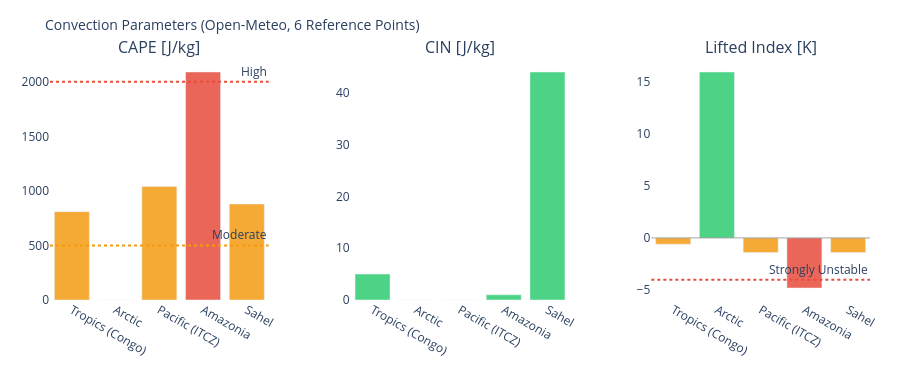

Notebook cell for this chart:
### Markdown cell above
---
## 3. Visualizations

### Code cell
# ============================================================
# CAPE / CIN / LIFTED INDEX – Convection potential
# ============================================================

if not df_atm.empty:
    fig = make_subplots(
        rows=1, cols=3,
        subplot_titles=['CAPE [J/kg]', 'CIN [J/kg]', 'Lifted Index [K]'],
        horizontal_spacing=0.1
    )
    pts = df_atm['point'].tolist()
    pt_colors = ['#E85D24','#185FA5','#888780','#378ADD','#639922','#F2A623']

    # CAPE – höher = mehr Gewitterpotential
    cape_vals = df_atm['cape'].fillna(0).tolist()
    cape_colors = ['#e74c3c' if v > 2000 else '#f39c12' if v > 500 else '#2ecc71'
                   for v in cape_vals]
    fig.add_trace(go.Bar(x=pts, y=cape_vals, marker_color=cape_colors,
                         opacity=0.85, showlegend=False), row=1, col=1)
    fig.add_hline(y=2000, line_dash='dot', line_color='#e74c3c',
                  annotation_text='High', row=1, col=1)
    fig.add_hline(y=500,  line_dash='dot', line_color='#f39c12',
                  annotation_text='Moderate', row=1, col=1)

    # CIN – negativer = stärker gedeckelt (weniger Auslöse)
    cin_vals = df_atm['cin'].fillna(0).tolist()
    cin_colors = ['#e74c3c' if v < -200 else '#f39c12' if v < -50 else '#2ecc71'
                  for v in cin_vals]
    fig.add_trace(go.Bar(x=pts, y=cin_vals, marker_color=cin_colors,
                         opacity=0.85, showlegend=False), row=1, col=2)

    # Lifted Index – negativ = instabil
    li_vals = df_atm['li'].fillna(0).tolist()
    li_colors = ['#e74c3c' if v < -4 else '#f39c12' if v < 0 else '#2ecc71'
                 for v in li_vals]
    fig.add_trace(go.Bar(x=pts, y=li_vals, marker_color=li_colors,
                         opacity=0.85, showlegend=False), row=1, col=3)
    fig.add_hline(y=0, line_color='gray', line_width=0.7, row=1, col=3)
    fig.add_hline(y=-4, line_dash='dot', line_color='#e74c3c',
                  annotation_text='Strongly Unstable', row=1, col=3)

    fig.update_layout(
        title=dict(text='Convection Parameters (Open-Meteo, 6 Reference Points)', font=dict(size=14)),
        height=380, plot_bgcolor='rgba(0,0,0,0)', paper_bgcolor='rgba(0,0,0,0)',
        margin=dict(l=50, r=30, t=60, b=80)
    )
    fig.update_xaxes(tickangle=30)
    fig.show()

### Figure 1 — Plotly figure (JSON) as saved in the notebook; plotly's stock layout.template omitted (floating-point values rounded to 4 significant figures)
{"data": [{"marker": {"color": ["#f39c12", "#2ecc71", "#f39c12", "#e74c3c", "#f39c12"]}, "opacity": 0.85, "showlegend": false, "type": "bar", "x": ["Tropics (Congo)", "Arctic", "Pacific (ITCZ)", "Amazonia", "Sahel"], "xaxis": "x", "y": [810.0, 0.0, 1040.0, 2090.0, 880.0], "yaxis": "y"}, {"marker": {"color": ["#2ecc71", "#2ecc71", "#2ecc71", "#2ecc71", "#2ecc71"]}, "opacity": 0.85, "showlegend": false, "type": "bar", "x": ["Tropics (Congo)", "Arctic", "Pacific (ITCZ)", "Amazonia", "Sahel"], "xaxis": "x2", "y": [5.0, 0.0, 0.0, 1.0, 44.0], "yaxis": "y2"}, {"marker": {"color": ["#f39c12", "#2ecc71", "#f39c12", "#e74c3c", "#f39c12"]}, "opacity": 0.85, "showlegend": false, "type": "bar", "x": ["Tropics (Congo)", "Arctic", "Pacific (ITCZ)", "Amazonia", "Sahel"], "xaxis": "x3", "y": [-0.6, 15.9, -1.4, -4.8, -1.4], "yaxis": "y3"}], "layout": {"annotations": [{"font": {"size": 16}, "showarrow": false, "text": "CAPE [J/kg]", "x": 0.1333, "xanchor": "center", "xref": "paper", "y": 1.0, "yanchor": "bottom", "yref": "paper"}, {"font": {"size": 16}, "showarrow": false, "text": "CIN [J/kg]", "x": 0.5, "xanchor": "center", "xref": "paper", "y": 1.0, "yanchor": "bottom", "yref": "paper"}, {"font": {"size": 16}, "showarrow": false, "text": "Lifted Index [K]", "x": 0.8667, "xanchor": "center", "xref": "paper", "y": 1.0, "yanchor": "bottom", "yref": "paper"}, {"showarrow": false, "text": "High", "x": 1, "xanchor": "right", "xref": "x domain", "y": 2000, "yanchor": "bottom", "yref": "y"}, {"showarrow": false, "text": "Moderate", "x": 1, "xanchor": "right", "xref": "x domain", "y": 500, "yanchor": "bottom", "yref": "y"}, {"showarrow": false, "text": "Strongly Unstable", "x": 1, "xanchor": "right", "xref": "x3 domain", "y": -4, "yanchor": "bottom", "yref": "y3"}], "height": 380, "margin": {"b": 80, "l": 50, "r": 30, "t": 60}, "paper_bgcolor": "rgba(0,0,0,0)", "plot_bgcolor": "rgba(0,0,0,0)", "shapes": [{"line": {"color": "#e74c3c", "dash": "dot"}, "type": "line", "x0": 0, "x1": 1, "xref": "x domain", "y0": 2000, "y1": 2000, "yref": "y"}, {"line": {"color": "#f39c12", "dash": "dot"}, "type": "line", "x0": 0, "x1": 1, "xref": "x domain", "y0": 500, "y1": 500, "yref": "y"}, {"line": {"color": "gray", "width": 0.7}, "type": "line", "x0": 0, "x1": 1, "xref": "x3 domain", "y0": 0, "y1": 0, "yref": "y3"}, {"line": {"color": "#e74c3c", "dash": "dot"}, "type": "line", "x0": 0, "x1": 1, "xref": "x3 domain", "y0": -4, "y1": -4, "yref": "y3"}], "title": {"font": {"size": 14}, "text": "Convection Parameters (Open-Meteo, 6 Reference Points)"}, "xaxis": {"anchor": "y", "domain": [0.0, 0.2667], "tickangle": 30}, "xaxis2": {"anchor": "y2", "domain": [0.3667, 0.6333], "tickangle": 30}, "xaxis3": {"anchor": "y3", "domain": [0.7333, 1.0], "tickangle": 30}, "yaxis": {"anchor": "x", "domain": [0.0, 1.0]}, "yaxis2": {"anchor": "x2", "domain": [0.0, 1.0]}, "yaxis3": {"anchor": "x3", "domain": [0.0, 1.0]}}}
